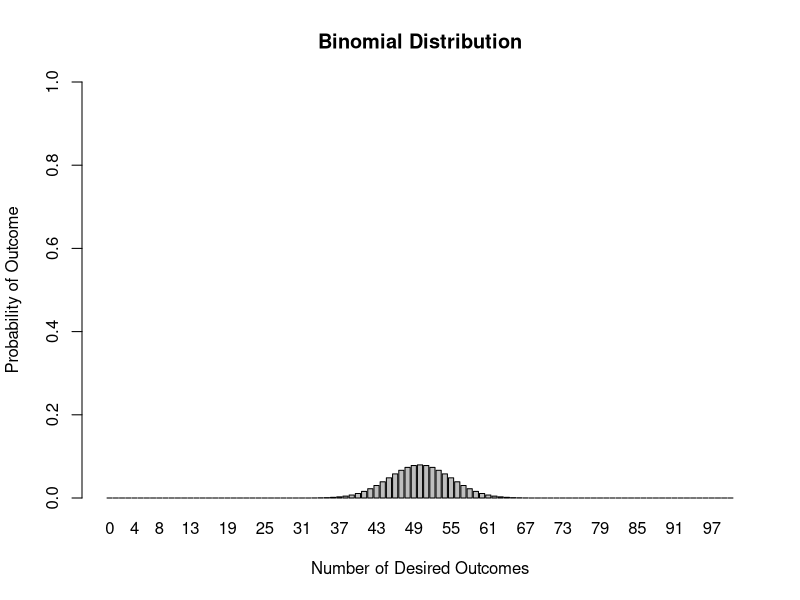

Here is the R script that generated this plot:
#Figure 2


plot.binomial.distribution<- function(n,p){
  x<- dbinom(0:n, size=n, prob=p)
  return(
    barplot(x,names.arg=0:n,ylim=c(0,1.0),xlab="Number of Desired Outcomes", ylab="Probability of Outcome", main="Binomial Distribution")
  )
}

plot.binomial.distribution(100,0.5)